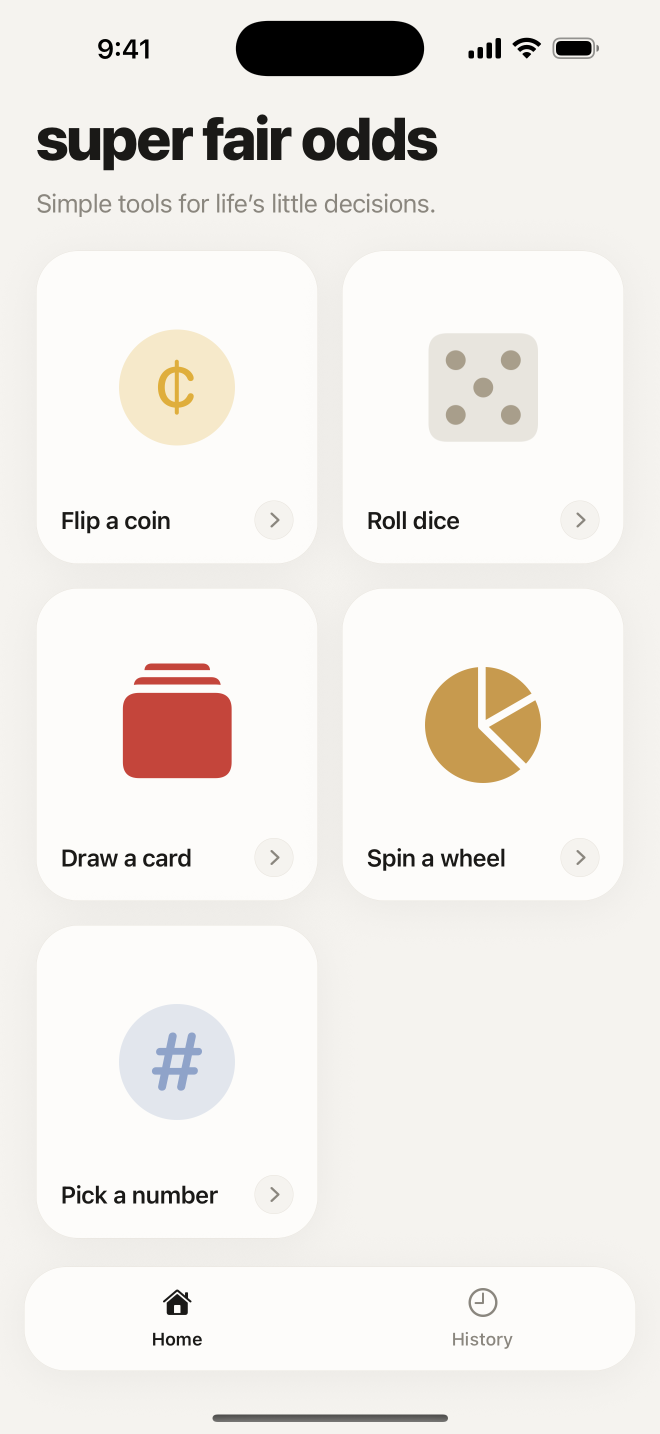
#> input picture store-screenshots/01-home.png, 1320 x 2868 px, found by its file name (shown at 1/2 size)
$ python make-marketing-screenshots.py ../store-screenshots/01-home.png out.png
#> lines starting #> are read from the running program, lines starting #| are printed output that depends on the picture
"""Build App Store marketing screenshots: headline above a framed device shot.

Rendered natively at every portrait size App Store Connect accepts for an
iPhone slot, rather than resampling one size into the others, so the type stays
crisp whichever slot you are filling.

Which slot wants which size is not guessable from the slot's name — a listing
tab reading "iPhone with Dynamic Island (medium display)" does not tell you
whether it means 1206x2622 or 1179x2556 — so render them all and drop in the
one the upload panel asks for.

Type is San Francisco at weight 800, which is the app's own display token
(fontWeight '800', letterSpacing -1.4 at 40px), rendered with matching negative
tracking so the headline looks like the app's voice rather than a caption.

    python3 scripts/make-marketing-screenshots.py store-screenshots OUTDIR
"""
from PIL import Image, ImageDraw, ImageFont, ImageFilter
import os
import sys

SRC = sys.argv[1]
OUT = sys.argv[2]

SIZES = [
    (1320, 2868, '6.9" — 16/17 Pro Max'),
    (1290, 2796, '6.9"/6.7" alt — 14/15/16 Pro Max'),
    (1284, 2778, '6.7" — 12/13/14 Plus, 12/13 Pro Max'),
    (1242, 2688, '6.5" — XS Max, 11 Pro Max'),
    (1206, 2622, '6.3" — 16/17 Pro'),
    (1179, 2556, '6.1" — 14/15/16'),
]
BASE_H = 2868                      # the height the geometry below was tuned at

# --- theme/colors.ts -------------------------------------------------------
BG = '#F5F3EF'
INK = '#1A1917'
SECONDARY = '#8A867E'

ACCENT = {
    'coin': '#DFAE3C', 'dice': '#A89E8B', 'cards': '#C4453B',
    'wheel': '#C79A4E', 'numbers': '#8FA3C9',
    'home': '#DFAE3C', 'history': '#8FA3C9',
}

FONT = '/System/Library/Fonts/SFNS.ttf'

# --- geometry at BASE_H; every value scales from here ----------------------
G = dict(
    margin=104, wordmark_y=150, mark_size=34, gap_mark=86,
    head_size=100, head_track=-3.5, head_lead=112,
    sub_size=40, gap_sub=22, gap_dev=86,
    dev_w=1000, bezel=13, bottom=118, shadow_dy=20, shadow_blur=34,
)


def hex2rgb(h):
    h = h.lstrip('#')
    return tuple(int(h[i:i + 2], 16) for i in (0, 2, 4))


# [12 lines left out: functions luminance, contrast, not called in this run]


def saturation(rgb):
    hi, lo = max(rgb), min(rgb)
    return 0 if hi == 0 else (hi - lo) / hi


# [48 lines left out: functions text_target, darken_until_readable, sf, draw_tracked, tracked_width, not called in this run]


PANELS = [
    dict(src='01-home', accent='home',
         head=['Five ways', 'to settle it.'], accent_line=1,
         sub='No ads, no accounts, no internet.'),
    dict(src='02-coin', accent='coin',
         head=['The toss,', 'perfected.'], accent_line=1,
         sub='One flip, or best of three.'),
    dict(src='03-dice', accent='dice',
         head=['Dice that', 'actually tumble.'], accent_line=1,
         sub='One, two or three at a time.'),
    dict(src='04-cards', accent='cards',
         head=['Fifty-two cards,', 'never repeated.'], accent_line=1,
         sub='The deck thins as you draw, then reshuffles.'),
    dict(src='05-wheel', accent='wheel',
         head=['Your options,', 'spun.'], accent_line=1,
         sub='Write the list. It remembers.'),
    dict(src='06-numbers', accent='numbers',
         head=['Any number,', 'any range.'], accent_line=1,
         sub='One to ten, or one to nine thousand.'),
    dict(src='07-history', accent='history',
         head=['Every result,', 'kept.'], accent_line=1,
         sub='On your phone, and nowhere else.'),
]

bg_rgb, ink_rgb, sec_rgb = hex2rgb(BG), hex2rgb(INK), hex2rgb(SECONDARY)
shots = {p['src']: Image.open(os.path.join(SRC, p['src'] + '.png')).convert('RGB')
         for p in PANELS}
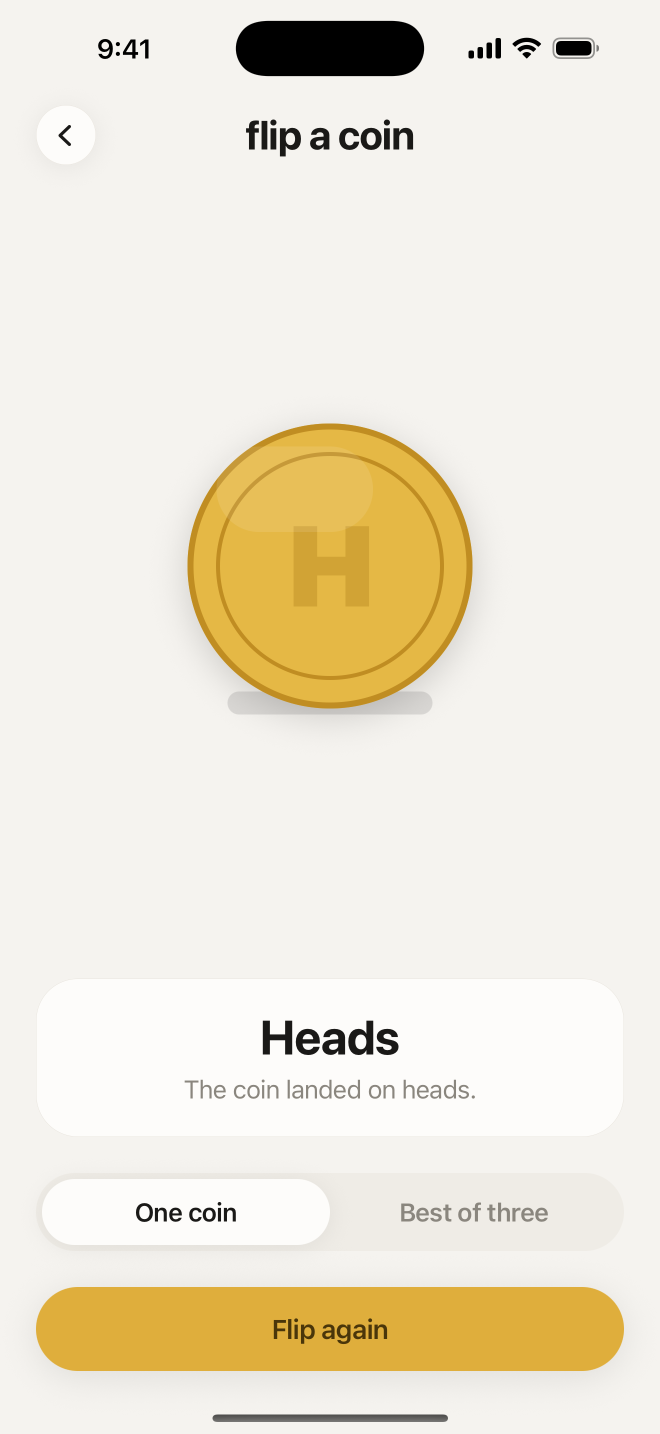
#> input picture store-screenshots/02-coin.png, 1320 x 2868 px, found by its file name (shown at 1/2 size)
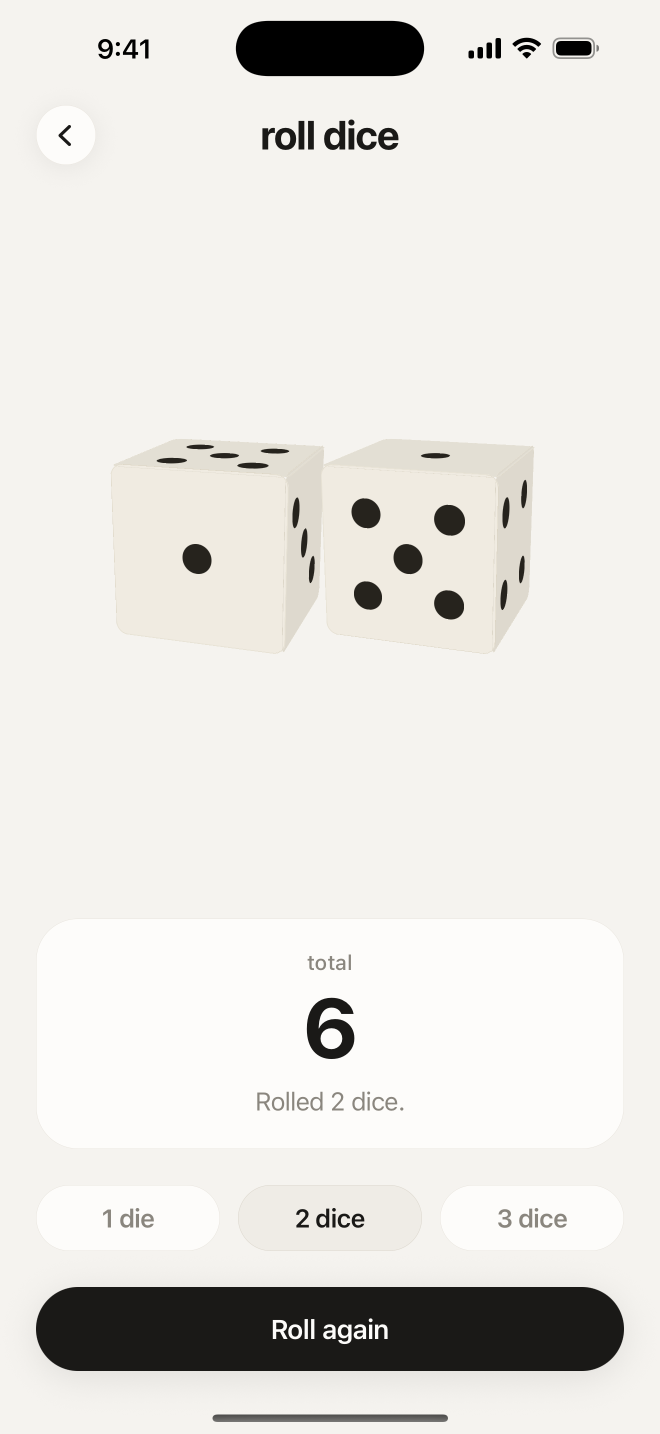
#> input picture store-screenshots/03-dice.png, 1320 x 2868 px, found by its file name (shown at 1/2 size)
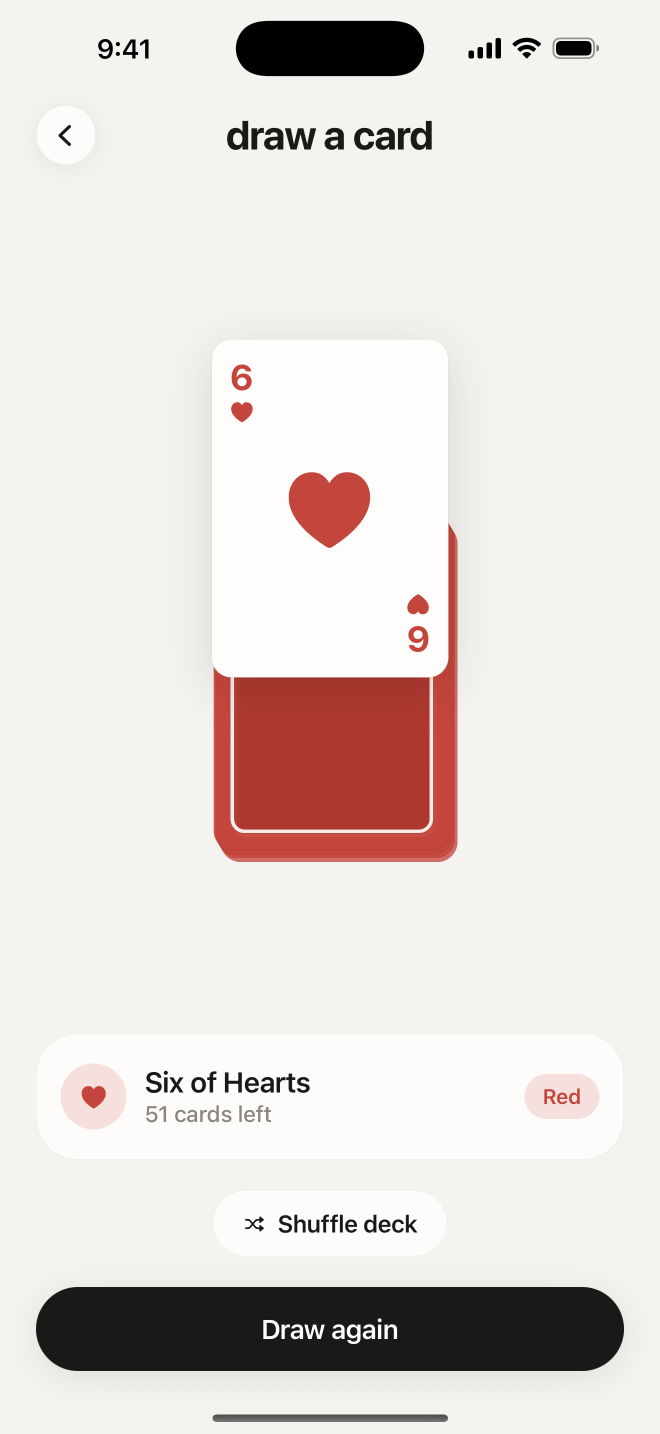
#> input picture store-screenshots/04-cards.png, 1320 x 2868 px, found by its file name (shown at 1/2 size)
#> (the run stopped early here; a loop or call above may not have finished)
